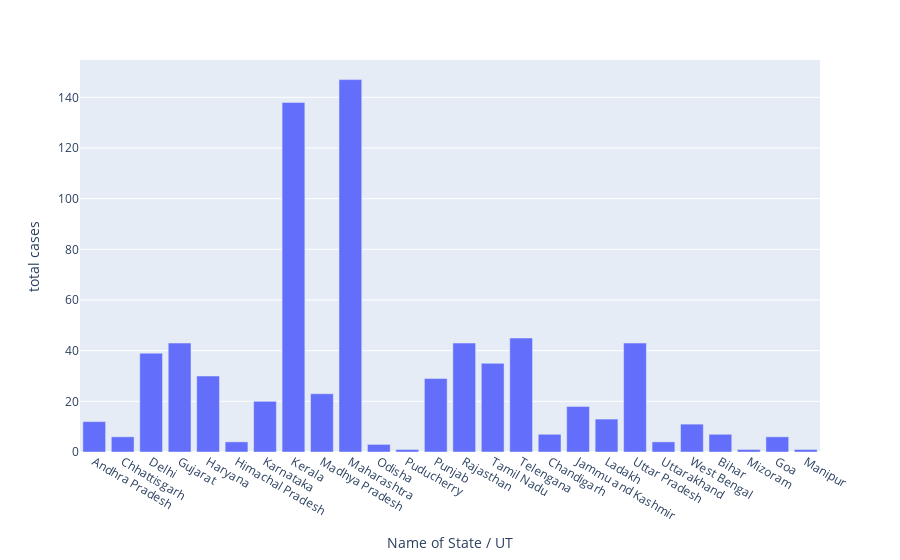

Write notebook code for a chart like this one.
### Code cell
# plotly_express vis
px.bar(df,x='Name of State / UT',y='total cases')

### Figure 1 — Plotly figure (JSON) as saved in the notebook; plotly's stock layout.template omitted (floating-point values rounded to 4 significant figures)
{"data": [{"alignmentgroup": "True", "hovertemplate": "Name of State / UT=%{x}<br>total cases=%{y}<extra></extra>", "legendgroup": "", "marker": {"color": "#636efa", "pattern": {"shape": ""}}, "name": "", "offsetgroup": "", "orientation": "v", "showlegend": false, "textposition": "auto", "type": "bar", "x": ["Andhra Pradesh", "Chhattisgarh", "Delhi", "Gujarat", "Haryana", "Himachal Pradesh", "Karnataka", "Kerala", "Madhya Pradesh", "Maharashtra", "Odisha", "Puducherry", "Punjab", "Rajasthan", "Tamil Nadu", "Telengana", "Chandigarh", "Jammu and Kashmir", "Ladakh", "Uttar Pradesh", "Uttarakhand", "West Bengal", "Bihar", "Mizoram", "Goa", "Manipur"], "xaxis": "x", "y": [12, 6, 39, 43, 30, 4, 20, 138, 23, 147, 3, 1, 29, 43, 35, 45, 7, 18, 13, 43, 4, 11, 7, 1, 6, 1], "yaxis": "y"}], "layout": {"autosize": true, "barmode": "relative", "legend": {"tracegroupgap": 0}, "margin": {"t": 60}, "xaxis": {"anchor": "y", "autorange": true, "domain": [0, 1], "range": [-0.5, 25.5], "title": {"text": "Name of State / UT"}, "type": "category"}, "yaxis": {"anchor": "x", "autorange": true, "domain": [0, 1], "range": [0, 154.7], "title": {"text": "total cases"}, "type": "linear"}}}
